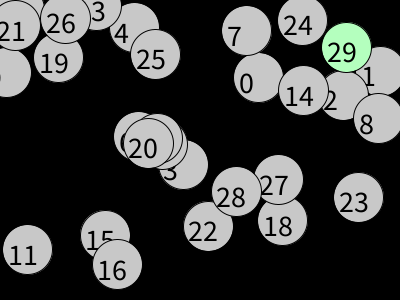
Frame 1 (no input)
Frame 60 (the mouse pressed at the canvas centre just before this capture): identical to frame 1, image omitted
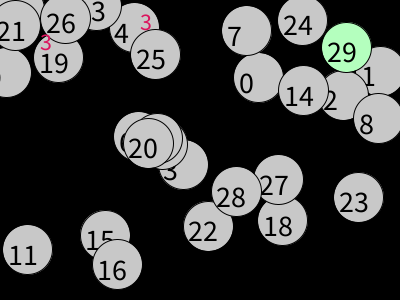
Frame 120 (the mouse held since frame 60 and released just before this capture)

The Processing sketch that drew these frames (run headless with seeded random() and noise(); from frame 60 on, the mouse is pressed at the canvas centre):

// Processing sketch: ejercicio_sketch_200506a
// ── ejercicio_sketch_200506a.pde
import java.util.*;
Circulo c1,c2,c3,tmp;
List <Circulo>lista;
String q = "";
int n=-1;

int k = 30;
float x,y;

int w=0;
void setup(){
    size(400,300);
     lista = new <Circulo>ArrayList();
     tmp = null;
     for(int i=0; i < k; i++){
       x = random(width);
       y = random(height);
       tmp = new Circulo(x,y,50,w);
       w++;
       lista.add(tmp);

     }
     /*c1=new Circulo(width/2,height/2,50,1);
     c2=new Circulo(width/4,height/2,50,1);
     c3=new Circulo(width/2,height/4,50,1);
     lista.add(c1);
     lista.add(c2);
     lista.add(c3);*/
}

void draw(){ 
     background(0);
     for(int i=0; i < lista.size() ;i++){
     tmp = lista.get(i);
     if(i == lista.size()-1){
     tmp.SetColor(180,295,190);
     }
     tmp.dibuja();
     }
     
     textSize(24);
     fill(#DB145D);
     text(q,40,50);
     if (n != -1)
     text(n,140,30);
     fill(255);
}

int i=0;
void mousePressed(){
  q="";
 for(i=lista.size()-1; i>=0 ;i--){
   print(i);
          tmp = lista.get(i);
      ban = tmp.isAdentro(mouseX,mouseY);
       if(ban ) {
            n = tmp.id;
            q += tmp.id;
            tmp.mover=true;
            break;
          }else{
          tmp.mover=false;
          }
 }
 }
 
boolean ban;
float x1,y1;

void mouseReleased(){
 q = "";
 n = -1;// no se esta seleccionando ningun circulo
 tmp.mover=true;
 tmp = null;
}
void mouseDragged(){
  print("tmp",tmp.id);
  tmp = lista.get(i);
  if(ban){
tmp.x = mouseX - x1;
tmp.y = mouseY - y1;

}
}

// ── Circulo.pde
class Circulo{
float x;
float y;
float diametro;
int id;
  int color1 = 200;
  int color2 = 200;
  int color3 = 200;
boolean mover;
float r;
Circulo(float a, float b, float c, int d){
  x = a;
  y = b;
  diametro = c;
  id = d;
  ellipseMode(CENTER);
  mover = false;
}
void dibuja(){
   fill(color1,color2,color3);
ellipse(x,y,diametro, diametro);
textSize(30);
    fill(0);
    text(""+(int)id,x-20,y+15);
}
boolean isAdentro(float a, float b){
if(dist(x,y,a,b) > diametro/2){
return false;
}else{
return true;
}
}
 int GetId(){
   return id;
  }
 void SetColor(int scolor, int scolor2, int scolor3){
   color1 = scolor;
   color2 = scolor2;
   color3 = scolor3;
}
}
